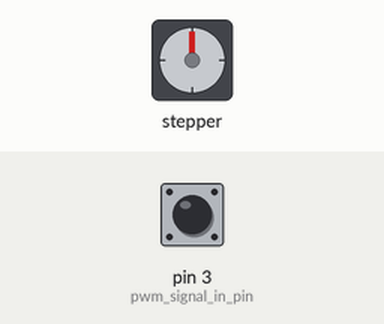
This sketch was run on a simulated Arduino Uno, built with avr-gcc and run on an emulated ATmega328P. Parts: stepper motor. Wiring (inferred from the names in the program): stepper motor driver (200 steps per turn assumed): step pin 7; direction pin 6. The inputs (shaded band) are chosen by the test bench; at power-on: pin 3 (pwm_signal_in_pin) LOW.

Above: at 1.2 s.
1.3 s: pin 3 (pwm_signal_in_pin) pulsed HIGH 5 times (0.12 s each, 0.3 s apart)
Timing chart, 0 to 4.3 s (numbered marks = the images above; inputs shaded):
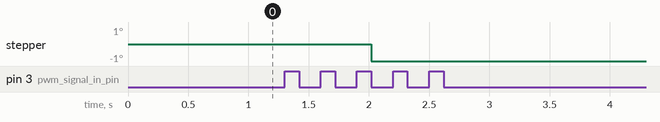

The sketch:

tb6600_test_deneme.ino
```cpp
#define pwm_signal_in 1
#define pwm_signal_in_pin 3
#define neutral_pwm 1500
#define dirPin 6
#define stepPin 7

volatile int n_pwm_in = neutral_pwm;
volatile unsigned long ul_start_period = 0;
volatile boolean b_new_pwm_signal = false;

int delay_time = 10;
int set_speed = 0;
int duration = 0;

void setup()
{
  attachInterrupt(pwm_signal_in,calcInput,CHANGE);
  pinMode(stepPin, OUTPUT);
  pinMode(dirPin, OUTPUT);
  Serial.begin(9600);
}


void loop()
{
  if(b_new_pwm_signal)
 {
   if(950 < n_pwm_in && n_pwm_in < 2050){
    n_pwm_in = n_pwm_in;
   }
   else{
    n_pwm_in = 0;
   }
   //Serial.println(n_pwm_in);
   b_new_pwm_signal = false;
   }
   if(n_pwm_in != 0){
   duration = n_pwm_in;
   set_speed = abs(1500 - duration) ;
   delay_time = 200 - (set_speed / 10);
   //Serial.println("-----");
   //Serial.println(duration);
   //Serial.print(delay_time);
   if(duration >= 1512 ){
     motor_geri();
     //Serial.println(delay_time);
     //Serial.println(duration);
   }

   if(1489 >= duration){
        motor_ileri();
   }

   }
 }

 // other processing ...


void calcInput()
{
  // if the pin is high, its the start of an interrupt
  if(digitalRead(pwm_signal_in_pin) == HIGH)
  {

    ul_start_period = micros();
  }
  else
  {

    if(ul_start_period && (b_new_pwm_signal == false))
    {
      n_pwm_in = (int)(micros() - ul_start_period);
      ul_start_period = 0;
      b_new_pwm_signal = true;
    }
  }
}

void motor_ileri(){

digitalWrite(dirPin, LOW);
digitalWrite(stepPin, HIGH);
delayMicroseconds(delay_time);
digitalWrite(stepPin, LOW);
delayMicroseconds(delay_time);
//Serial.println("ileri");

}

void motor_geri(){

digitalWrite(dirPin, HIGH);
digitalWrite(stepPin, HIGH);
delayMicroseconds(delay_time);
digitalWrite(stepPin, LOW);
delayMicroseconds(delay_time);
//Serial.println("geri");

}
```
